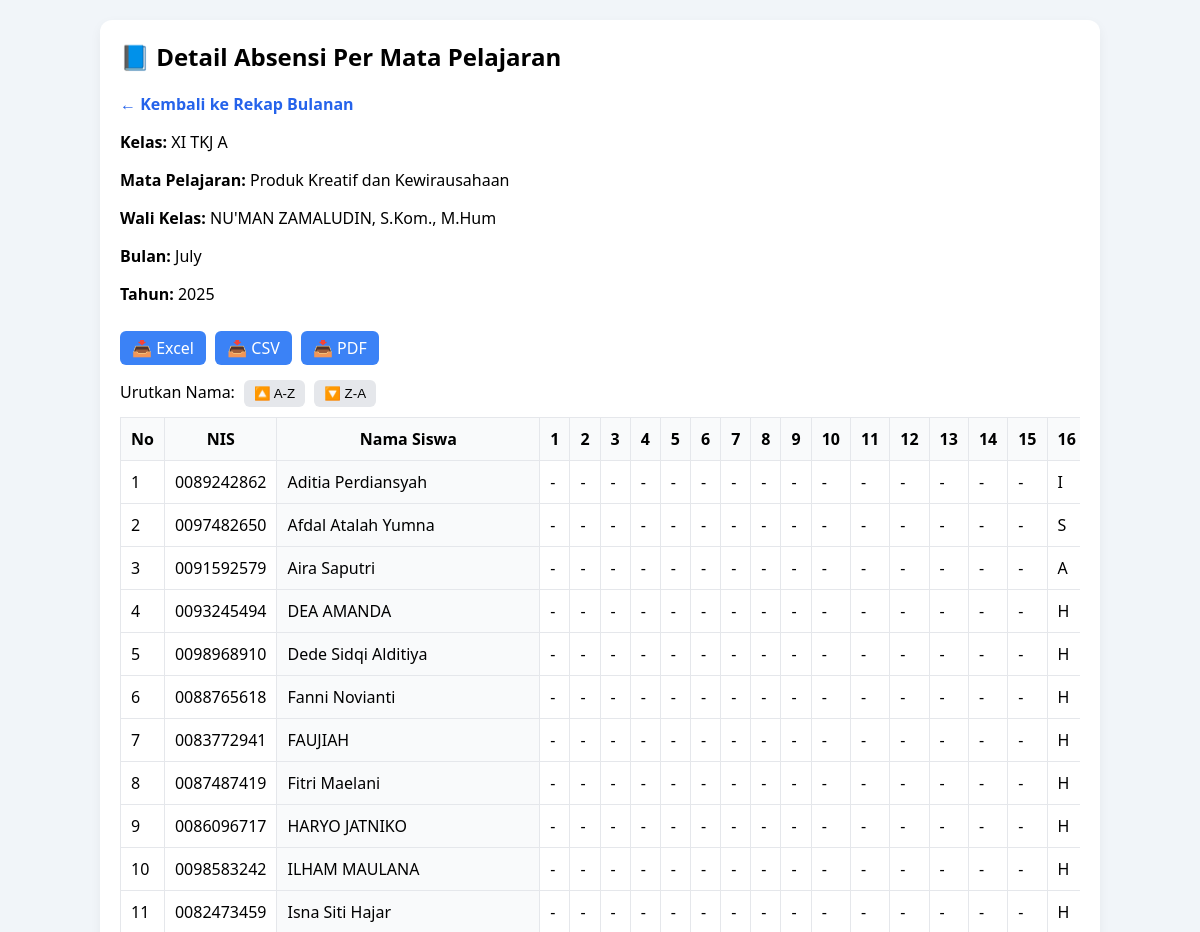
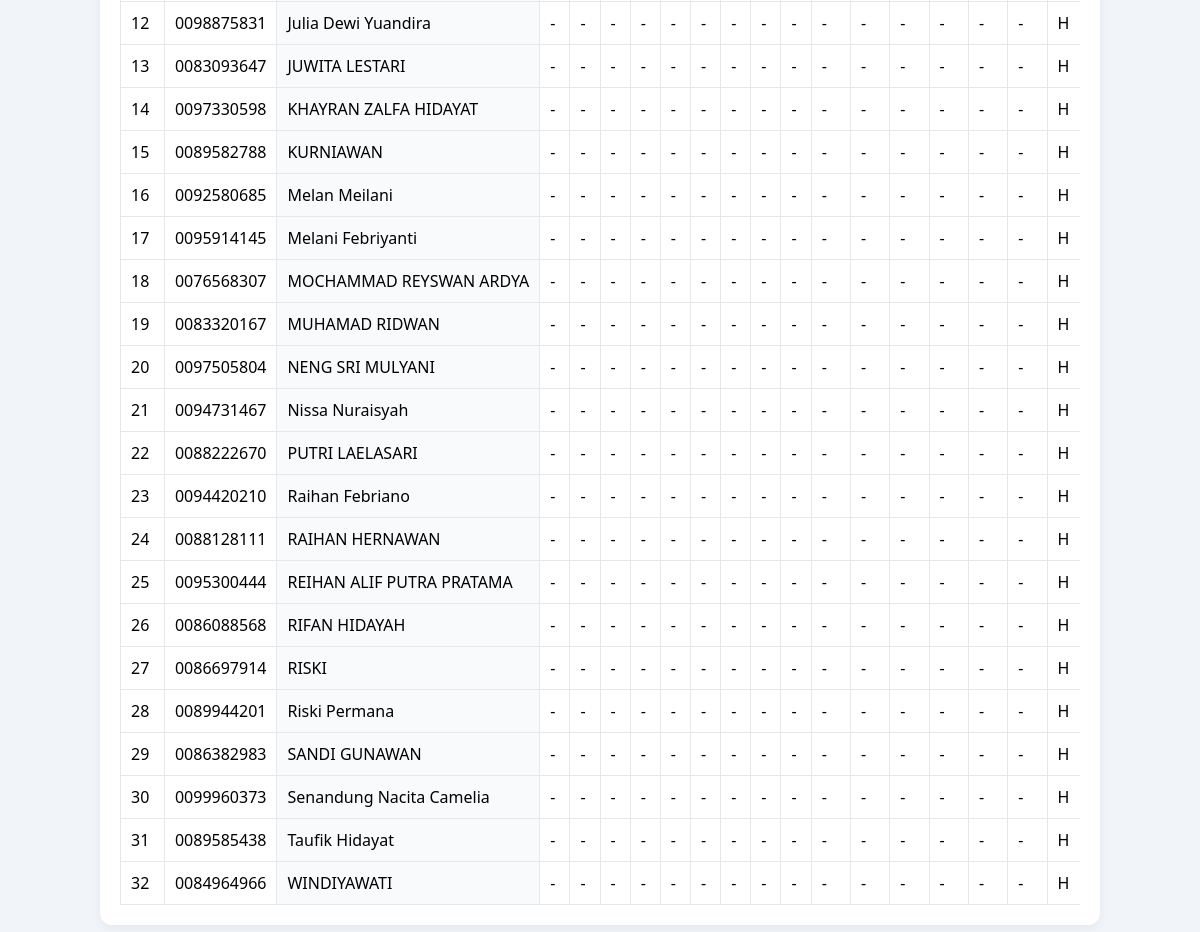
Screenshot of /public/index.php?page=detail_rekap_siswa&id_kelas=13&id_mapel=7&bulan=07&tahun=2025 (signed in) with the database file from the repository (2 pictures, top to bottom).
### tables this page shows
CREATE TABLE `kelas` (
  `id_kelas` int(11) NOT NULL,
  `nama_kelas` varchar(50) NOT NULL
);

CREATE TABLE `mata_pelajaran` (
  `id_mapel` int(11) NOT NULL,
  `nama_mapel` varchar(100) DEFAULT NULL,
  `kode_mapel` varchar(20) DEFAULT NULL
);

CREATE TABLE `guru` (
  `id_guru` int(11) NOT NULL,
  `nama_guru` varchar(100) NOT NULL,
  `nip` varchar(50) DEFAULT NULL,
  `email` varchar(100) DEFAULT NULL,
  `password` varchar(255) DEFAULT NULL
);

CREATE TABLE `siswa` (
  `id_siswa` int(11) NOT NULL,
  `nama_siswa` varchar(100) NOT NULL,
  `nis` varchar(50) DEFAULT NULL,
  `email` varchar(100) DEFAULT NULL,
  `password` varchar(255) DEFAULT NULL,
  `id_kelas` int(11) DEFAULT NULL
);

### app/controllers/RekapController.php (called while the page is built, shortened)
<?php
require_once __DIR__ . '/../models/RekapModel.php';
class RekapController
{
    public function detailRekapSiswa()
    {
        $id_kelas = $_GET['id_kelas'] ?? null;
        $id_mapel = $_GET['id_mapel'] ?? null;
        $bulan    = $_GET['bulan'] ?? date('n');
        $tahun    = $_GET['tahun'] ?? date('Y');
        $model = new RekapModel();
        $data = $model->getDetailAbsensiPerSiswa($id_kelas, $id_mapel, $bulan, $tahun);
        $db = (new Database())->getConnection();
        $stmt = $db->prepare("
        SELECT k.nama_kelas, g.nama_guru AS wali_kelas, m.nama_mapel
        FROM kelas k
        JOIN wali_kelas w ON w.id_kelas = k.id_kelas
        JOIN guru g ON g.id_guru = w.id_guru
        JOIN guru_mapel gm ON gm.id_kelas = k.id_kelas
        JOIN mata_pelajaran m ON m.id_mapel = gm.id_mapel
        WHERE k.id_kelas = ? AND m.id_mapel = ?
        LIMIT 1
    ");
        $stmt->execute([$id_kelas, $id_mapel]);
        $info = $stmt->fetch(PDO::FETCH_ASSOC);
        require __DIR__ . '/../views/guru_mapel/detail_rekap_siswa.php';
    }
}

### core/Database.php (called while the page is built)
<?php
class Database
{
    private static $connection;
    public static function getConnection()
    {
        if (!self::$connection) {
            try {
                $config = require __DIR__ . '/config.php';
                $host     = $config['db_host'];
                $dbname   = $config['db_name'];
                $username = $config['db_user'];
                $password = $config['db_password'];
                self::$connection = new PDO("mysql:host=$host;dbname=$dbname", $username, $password);
                self::$connection->setAttribute(PDO::ATTR_ERRMODE, PDO::ERRMODE_EXCEPTION);
            } catch (PDOException $e) {
                die("Connection failed: " . $e->getMessage());
            }
        }
        return self::$connection;
    }
}

### app/models/RekapModel.php (called while the page is built, shortened)
<?php
require_once __DIR__ . '/../../core/Database.php';
class RekapModel
{
    private $db;
    public function __construct()
    {
        $this->db = (new Database())->getConnection();
    }
    public function getDetailAbsensiPerSiswa($id_kelas, $id_mapel, $bulan, $tahun)
    {
        $stmt = $this->db->prepare("
        SELECT s.id_siswa, s.nama_siswa, s.nis
        FROM siswa s
        WHERE s.id_kelas = :id_kelas
        ORDER BY s.nama_siswa
    ");
        $stmt->execute(['id_kelas' => $id_kelas]);
        $siswaList = $stmt->fetchAll(PDO::FETCH_ASSOC);
        foreach ($siswaList as &$siswa) {
            $siswa['kehadiran'] = [];
            $stmt = $this->db->prepare("
            SELECT DAY(a.tanggal) as hari, ad.status_kehadiran
            FROM absensi_detail ad
            JOIN absensi a ON a.id_absensi = ad.id_absensi
            JOIN guru_mapel gm ON a.id_guru_mapel = gm.id_guru_mapel
            WHERE ad.id_siswa = :id_siswa
              AND a.id_kelas = :id_kelas
              AND gm.id_mapel = :id_mapel
              AND MONTH(a.tanggal) = :bulan
              AND YEAR(a.tanggal) = :tahun
              AND a.status_wali_kelas = 'disetujui'
        ");
            $stmt->execute([
                'id_siswa' => $siswa['id_siswa'],
                'id_kelas' => $id_kelas,
                'id_mapel' => $id_mapel,
                'bulan' => $bulan,
                'tahun' => $tahun
            ]);
            while ($row = $stmt->fetch(PDO::FETCH_ASSOC)) {
                $siswa['kehadiran'][(int)$row['hari']] = strtoupper(substr($row['status_kehadiran'], 0, 1));
            }
        }
        return $siswaList;
    }
}

### app/views/guru_mapel/detail_rekap_siswa.php (the view, shortened to what this page needs)
<!DOCTYPE html>
<html lang="id">
<head>
    <link rel="stylesheet" href="assets/css/detail_mapel.css">
</head>
<body>
    <div class="container">
        <div class="card">
            <h2>📘 Detail Absensi Per Mata Pelajaran</h2>
            <div class="top-actions">
                <a href="?page=rekap_bulanan_guru" class="btn-back">← Kembali ke Rekap Bulanan</a>
            </div>
            <div class="info">
                <p><strong>Kelas:</strong> <?= htmlspecialchars($info['nama_kelas']) ?></p>
                <p><strong>Mata Pelajaran:</strong> <?= htmlspecialchars($info['nama_mapel']) ?></p>
                <p><strong>Wali Kelas:</strong> <?= htmlspecialchars($info['wali_kelas']) ?></p>
                <p><strong>Bulan:</strong> <?= date('F', mktime(0, 0, 0, $bulan, 1)) ?></p>
                <p><strong>Tahun:</strong> <?= $tahun ?></p>
            </div>
            <div class="export-buttons">
                <a href="index.php?page=export_detail_mapel&format=xls&id_kelas=<?= $id_kelas ?>&id_mapel=<?= $id_mapel ?>&bulan=<?= $bulan ?>&tahun=<?= $tahun ?>" class="btn">📥 Excel</a>
                <a href="index.php?page=export_detail_mapel&format=csv&id_kelas=<?= $id_kelas ?>&id_mapel=<?= $id_mapel ?>&bulan=<?= $bulan ?>&tahun=<?= $tahun ?>" class="btn">📥 CSV</a>
                <a href="index.php?page=export_detail_mapel&format=pdf&id_kelas=<?= $id_kelas ?>&id_mapel=<?= $id_mapel ?>&bulan=<?= $bulan ?>&tahun=<?= $tahun ?>" class="btn">📥 PDF</a>
            </div>
            <div class="sort-buttons">
                Urutkan Nama:
                <button onclick="sortTable(true)">🔼 A-Z</button>
                <button onclick="sortTable(false)">🔽 Z-A</button>
            </div>
            <?php if (empty($data)): ?>
                <p><em>Tidak ada data absensi.</em></p>
            <?php else: ?>
                <div class="table-wrapper">
                    <table id="absensiTable">
                        <thead>
                            <tr>
                                <th>No</th>
                                <th>NIS</th>
                                <th class="sticky-col">Nama Siswa</th>
                                <?php
                                $jumlahHari = cal_days_in_month(CAL_GREGORIAN, $bulan, $tahun);
                                for ($d = 1; $d <= $jumlahHari; $d++):
                                    echo "<th>$d</th>";
                                endfor;
                                ?>
                            </tr>
                        </thead>
                        <tbody>
                            <?php foreach ($data as $i => $siswa): ?>
                                <?php if (!empty(array_filter($siswa['kehadiran']))): ?>
                                    <tr>
                                        <td><?= $i + 1 ?></td>
                                        <td><?= htmlspecialchars($siswa['nis']) ?></td>
                                        <td class="sticky-col"><?= htmlspecialchars($siswa['nama_siswa']) ?></td>
                                        <?php for ($d = 1; $d <= $jumlahHari; $d++): ?>
                                            <td><?= $siswa['kehadiran'][$d] ?? '-' ?></td>
                                        <?php endfor; ?>
                                    </tr>
                                <?php endif; ?>
                            <?php endforeach; ?>
                        </tbody>
                    </table>
                </div>
            <?php endif; ?>
        </div>
    </div>
</body>
</html>

### public/assets/css/detail_mapel.css (style rules this page uses)
body { font-family: 'Segoe UI', sans-serif; background: #f1f5f9; margin: 0; padding: 20px; }
.container { max-width: 1000px; margin: auto; }
.card { background: white; padding: 20px; border-radius: 12px; box-shadow: 0 4px 12px rgba(0,0,0,0.05); }
h2 { margin-top: 0; }
.btn-back { color: #2563eb; text-decoration: none; font-weight: bold; }
.btn { text-decoration: none; background: #3b82f6; color: white; padding: 6px 12px; border-radius: 6px; margin-right: 5px; display: inline-block; margin-top: 10px; }
.export-buttons { margin-bottom: 15px; }
.sort-buttons { margin-bottom: 10px; }
.sort-buttons button { background: #e5e7eb; border: none; padding: 6px 10px; border-radius: 6px; cursor: pointer; margin-left: 5px; }
.table-wrapper { overflow-x: auto; }
table { width: max-content; border-collapse: collapse; min-width: 700px; }
th, td { padding: 10px; border: 1px solid #e5e7eb; background: white; white-space: nowrap; }
th { background: #f9fafb; font-weight: bold; position: sticky; top: 0; z-index: 1; }
.sticky-col { position: sticky; left: 0; background: #f9fafb; z-index: 1; }

### rows the page displays
kelas: nama_kelas "XI TKJ A", mata_pelajaran.nama_mapel "Produk Kreatif dan Kewirausahaan", guru.nama_guru "NU'MAN ZAMALUDIN, S.Kom., M.Hum"
siswa: nis "0089242862", nama_siswa "Aditia Perdiansyah", kehadiran "-", kehadiran "I"
siswa: nis "0097482650", nama_siswa "Afdal Atalah Yumna", kehadiran "-", kehadiran "S"
siswa: nis "0091592579", nama_siswa "Aira Saputri", kehadiran "-", kehadiran "A"
siswa: nis "0093245494", nama_siswa "DEA AMANDA", kehadiran "-", kehadiran "H"
siswa: nis "0098968910", nama_siswa "Dede Sidqi Alditiya", kehadiran "-", kehadiran "H"
siswa: nis "0088765618", nama_siswa "Fanni Novianti", kehadiran "-", kehadiran "H"
siswa: nis "0083772941", nama_siswa "FAUJIAH", kehadiran "-", kehadiran "H"
siswa: nis "0087487419", nama_siswa "Fitri Maelani", kehadiran "-", kehadiran "H"
siswa: nis "0086096717", nama_siswa "HARYO JATNIKO", kehadiran "-", kehadiran "H"
siswa: nis "0098583242", nama_siswa "ILHAM MAULANA", kehadiran "-", kehadiran "H"
siswa: nis "0082473459", nama_siswa "Isna Siti Hajar", kehadiran "-", kehadiran "H"
siswa: nis "0098875831", nama_siswa "Julia Dewi Yuandira", kehadiran "-", kehadiran "H"
siswa: nis "0083093647", nama_siswa "JUWITA LESTARI", kehadiran "-", kehadiran "H"
siswa: nis "0097330598", nama_siswa "KHAYRAN ZALFA HIDAYAT", kehadiran "-", kehadiran "H"
siswa: nis "0089582788", nama_siswa "KURNIAWAN", kehadiran "-", kehadiran "H"
siswa: nis "0092580685", nama_siswa "Melan Meilani", kehadiran "-", kehadiran "H"
siswa: nis "0095914145", nama_siswa "Melani Febriyanti", kehadiran "-", kehadiran "H"
siswa: nis "0076568307", nama_siswa "MOCHAMMAD REYSWAN ARDYA", kehadiran "-", kehadiran "H"
siswa: nis "0083320167", nama_siswa "MUHAMAD RIDWAN", kehadiran "-", kehadiran "H"
siswa: nis "0097505804", nama_siswa "NENG SRI MULYANI", kehadiran "-", kehadiran "H"
siswa: nis "0094731467", nama_siswa "Nissa Nuraisyah", kehadiran "-", kehadiran "H"
siswa: nis "0088222670", nama_siswa "PUTRI LAELASARI", kehadiran "-", kehadiran "H"
siswa: nis "0094420210", nama_siswa "Raihan Febriano", kehadiran "-", kehadiran "H"
siswa: nis "0088128111", nama_siswa "RAIHAN HERNAWAN", kehadiran "-", kehadiran "H"
siswa: nis "0095300444", nama_siswa "REIHAN ALIF PUTRA PRATAMA", kehadiran "-", kehadiran "H"
siswa: nis "0086088568", nama_siswa "RIFAN HIDAYAH", kehadiran "-", kehadiran "H"
siswa: nis "0086697914", nama_siswa "RISKI", kehadiran "-", kehadiran "H"
siswa: nis "0089944201", nama_siswa "Riski Permana", kehadiran "-", kehadiran "H"
siswa: nis "0086382983", nama_siswa "SANDI GUNAWAN", kehadiran "-", kehadiran "H"
siswa: nis "0099960373", nama_siswa "Senandung Nacita Camelia", kehadiran "-", kehadiran "H"
siswa: nis "0089585438", nama_siswa "Taufik Hidayat", kehadiran "-", kehadiran "H"
siswa: nis "0084964966", nama_siswa "WINDIYAWATI", kehadiran "-", kehadiran "H"

### other values shown
date('F', mktime(0, 0, 0, $bulan, 1)) "July"
$tahun "2025"
